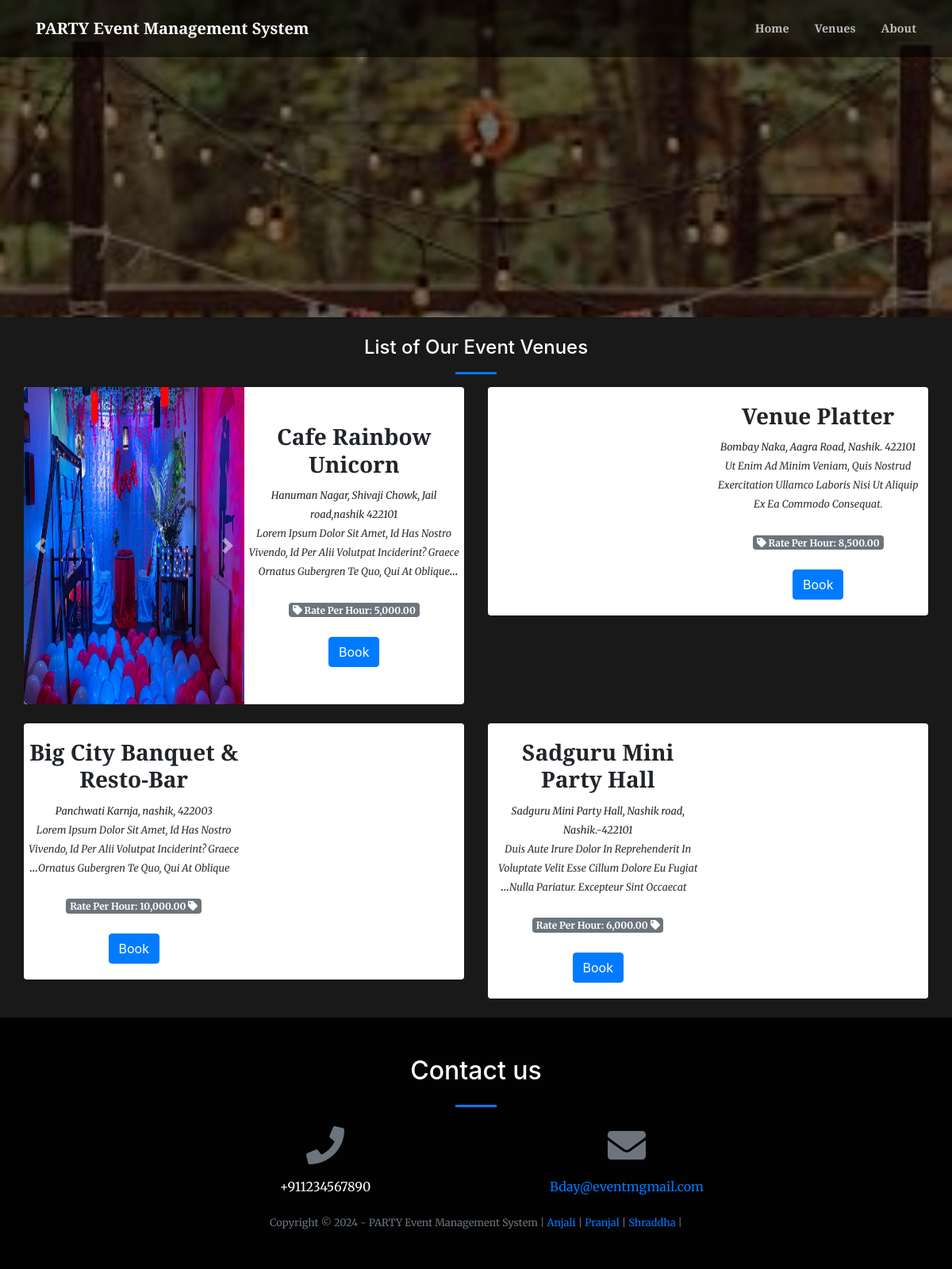
The page /index.php?page=venue on the database its author committed.
### tables this page shows
CREATE TABLE `venue` (
  `id` int(30) NOT NULL,
  `venue` text NOT NULL,
  `address` text NOT NULL,
  `description` text NOT NULL,
  `rate` float NOT NULL
);

### venue.php (the view, shortened to what this page needs)
<?php
include 'admin/db_connect.php';
?>
        <header class="masthead">
        </header>
            <div class="container-fluid mt-3 pt-2">
                <h4 class="text-center text-white">List of Our Event Venues</h4>
                <hr class="divider">
                <div class="row-items">
                <div class="col-lg-12">
                    <div class="row">
                <?php
                $rtl ='rtl';
                $ci= 0;
                $venue = $conn->query("SELECT * from venue order by rand()");
                while($row = $venue->fetch_assoc()):
                    $ci++;
                    if($ci < 3){
                        $rtl = '';
                    }else{
                        $rtl = 'rtl';
                    }
                    if($ci == 4){
                        $ci = 0;
                    }
                ?>
                <div class="col-md-6">
                <div class="card venue-list <?php echo $rtl ?>" data-id="<?php echo $row['id'] ?>">
                        <div id="imagesCarousel_<?php echo $row['id'] ?> card-img-top " class="carousel slide" data-ride="carousel">
                              <div class="carousel-inner">
                                    <?php
                                        $fpath = 'admin/assets/uploads/venue_'.$row['id'];
                                        $images= scandir($fpath);
                                        $i = 1;
                                        foreach($images as $k => $v):
                                            if(!in_array($v,array('.','..'))):
                                                $active = $i == 1 ? 'active' : '';
                                    ?>
                                         <div class="carousel-item <?php echo $active ?>">
                                          <img class="d-block w-100" src="<?php echo $fpath.'/'.$v ?>" alt="">
                                        </div>
                                    <?php
                                            $i++;
                                            else:
                                                unset($images[$v]);
                                            endif;
                                        endforeach;
                                    ?>
                                     <a class="carousel-control-prev" href="#imagesCarousel_<?php echo $row['id'] ?>" role="button" data-slide="prev">
                                        <span class="carousel-control-prev-icon" aria-hidden="true"></span>
                                      </a>
                                      <a class="carousel-control-next" href="#imagesCarousel_<?php echo $row['id'] ?>" role="button" data-slide="next">
                                        <span class="carousel-control-next-icon" aria-hidden="true"></span>
                                      </a>
                                        </div>
                                    </div>
                    <div class="card-body">
                        <div class="row align-items-center justify-content-center text-center h-100">
                            <div class="">
                                <div>
                                    <h3><b class="filter-txt"><?php echo ucwords($row['venue']) ?></b></h3>
                                    <small><i><?php echo $row['address'] ?></i></small>
                                </div>
                                <div>
                                <span class="truncate" style="font-size: inherit;"><small><?php echo ucwords($row['description']) ?></small></span>
                                    <br>
                                <span class="badge badge-secondary"><i class="fa fa-tag"></i> Rate Per Hour: <?php echo number_format($row['rate'],2) ?></span>
                                <br>
                                <br>
                                <button class="btn btn-primary book-venue align-self-end" type="button" data-id='<?php echo $row['id'] ?>'>Book</button>
                                </div>
                            </div>
                        </div>
                    </div>
                </div>
                <br>
                </div>
                <?php endwhile; ?>
                </div>
                </div>
                </div>
            </div>

### venue.php (style rules this page uses)
.venue-list { cursor: pointer; border: unset; flex-direction: inherit; }
.venue-list .carousel,.venue-list .card-body { width: calc(50%) }
.venue-list .carousel img.d-block.w-100 { border-top-left-radius: 5px; border-bottom-left-radius: 5px; min-height: 50vh; }
.carousel,.carousel-inner,.carousel-item { min-height: calc(100%) }
header.masthead,header.masthead:before { min-height: 50vh !important; height: 50vh !important }
.row-items { position: relative; }
.rtl { direction: rtl ; }

### rows shown on the page
venue: venue "Cafe Rainbow Unicorn", address "Hanuman Nagar, Shivaji Chowk, Jail road,nashik 422101", description "Lorem Ipsum Dolor Sit Amet, Id Has Nostro Vivendo, Id Per Alii Volutpat Inciderint? Graece Ornatus Gubergren Te Quo, Qui At…", rate "5,000.00"
venue: venue "Venue Platter", address "Bombay Naka, Aagra Road, Nashik. 422101", description "Ut Enim Ad Minim Veniam, Quis Nostrud Exercitation Ullamco Laboris Nisi Ut Aliquip Ex Ea Commodo Consequat.", rate "8,500.00"
venue: venue "Big City Banquet & Resto-Bar", address "Panchwati Karnja, nashik, 422003", description "Lorem Ipsum Dolor Sit Amet, Id Has Nostro Vivendo, Id Per Alii Volutpat Inciderint? Graece Ornatus Gubergren Te Quo, Qui At…", rate "10,000.00"
venue: venue "Sadguru Mini Party Hall", address "Sadguru Mini Party Hall, Nashik road, Nashik.-422101", description "Duis Aute Irure Dolor In Reprehenderit In Voluptate Velit Esse Cillum Dolore Eu Fugiat Nulla Pariatur. Excepteur Sint…", rate "6,000.00"

### other values the page prints
$_SESSION['system']['name'] "PARTY Event Management System"
$_SESSION['system']['contact'] "+911234567890"
$_SESSION['system']['email'] "Bday@eventmgmail.com"
